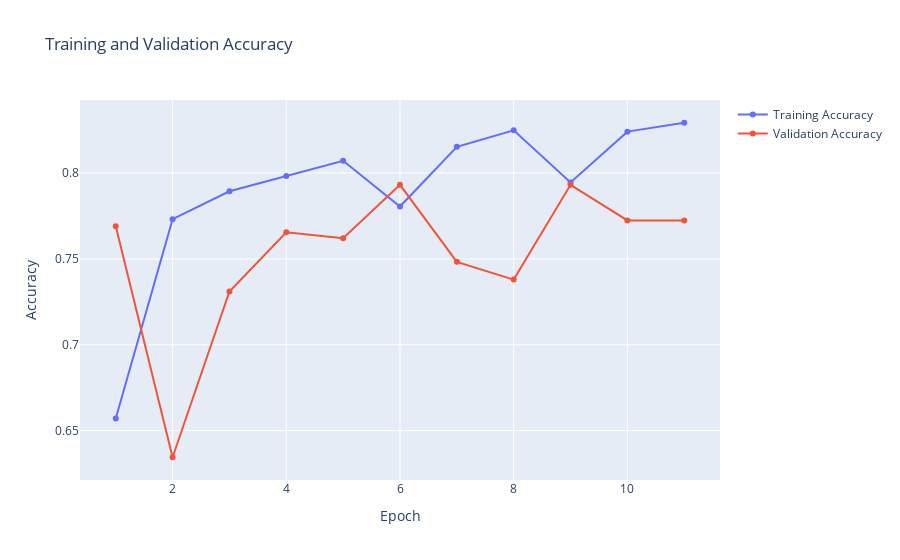
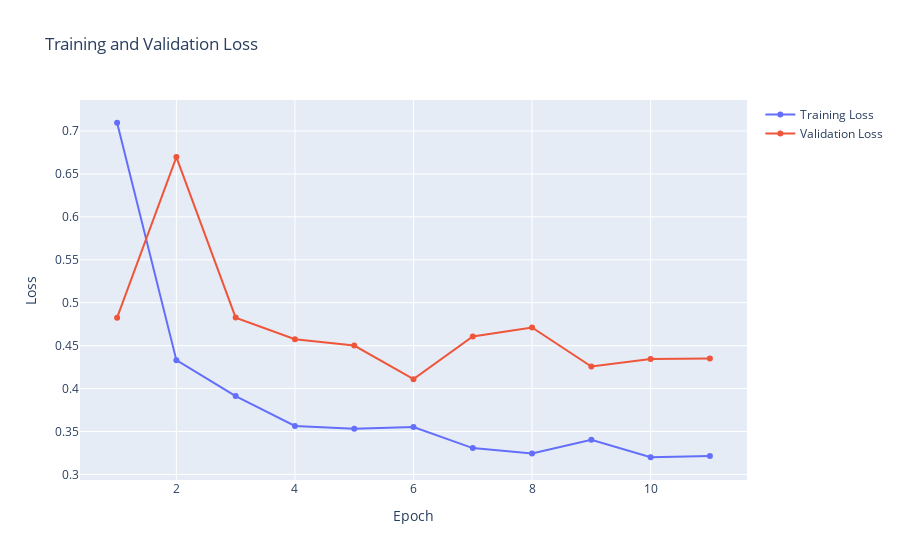

Notebook cell for these charts, in order:
### Code cell
#Plot the graph
history_plot(epochs, history)

### Figure 1 — Plotly figure (JSON) as saved in the notebook; plotly's stock layout.template omitted (floating-point values rounded to 4 significant figures)
{"data": [{"name": "Training Accuracy", "type": "scatter", "x": [1, 2, 3, 4, 5, 6, 7, 8, 9, 10, 11, 12, 13, 14, 15, 16, 17, 18, 19, 20, 21, 22, 23, 24, 25, 26, 27, 28, 29, 30, 31, 32, 33, 34, 35, 36, 37, 38, 39, 40, 41, 42, 43, 44, 45, 46, 47, 48, 49, 50], "y": [0.6571, 0.7731, 0.7894, 0.7982, 0.8071, 0.7805, 0.8152, 0.8248, 0.7945, 0.8241, 0.8293]}, {"name": "Validation Accuracy", "type": "scatter", "x": [1, 2, 3, 4, 5, 6, 7, 8, 9, 10, 11, 12, 13, 14, 15, 16, 17, 18, 19, 20, 21, 22, 23, 24, 25, 26, 27, 28, 29, 30, 31, 32, 33, 34, 35, 36, 37, 38, 39, 40, 41, 42, 43, 44, 45, 46, 47, 48, 49, 50], "y": [0.769, 0.6345, 0.731, 0.7655, 0.7621, 0.7931, 0.7483, 0.7379, 0.7931, 0.7724, 0.7724]}], "layout": {"autosize": true, "title": {"text": "Training and Validation Accuracy"}, "xaxis": {"anchor": "y", "autorange": true, "domain": [0, 1], "range": [0.3881, 11.61], "title": {"text": "Epoch"}, "type": "linear"}, "yaxis": {"anchor": "x", "autorange": true, "domain": [0, 1], "range": [0.6184, 0.8453], "title": {"text": "Accuracy"}, "type": "linear"}}}

### Figure 2 — Plotly figure (JSON) as saved in the notebook; plotly's stock layout.template omitted (floating-point values rounded to 4 significant figures)
{"data": [{"name": "Training Loss", "type": "scatter", "x": [1, 2, 3, 4, 5, 6, 7, 8, 9, 10, 11, 12, 13, 14, 15, 16, 17, 18, 19, 20, 21, 22, 23, 24, 25, 26, 27, 28, 29, 30, 31, 32, 33, 34, 35, 36, 37, 38, 39, 40, 41, 42, 43, 44, 45, 46, 47, 48, 49, 50], "y": [0.7095, 0.433, 0.3912, 0.3564, 0.3532, 0.3551, 0.3307, 0.3243, 0.3404, 0.32, 0.3216]}, {"name": "Validation Loss", "type": "scatter", "x": [1, 2, 3, 4, 5, 6, 7, 8, 9, 10, 11, 12, 13, 14, 15, 16, 17, 18, 19, 20, 21, 22, 23, 24, 25, 26, 27, 28, 29, 30, 31, 32, 33, 34, 35, 36, 37, 38, 39, 40, 41, 42, 43, 44, 45, 46, 47, 48, 49, 50], "y": [0.4826, 0.6696, 0.4826, 0.4575, 0.4501, 0.411, 0.4606, 0.4712, 0.4256, 0.4344, 0.4351]}], "layout": {"autosize": true, "title": {"text": "Training and Validation Loss"}, "xaxis": {"anchor": "y", "autorange": true, "domain": [0, 1], "range": [0.3899, 11.61], "title": {"text": "Epoch"}, "type": "linear"}, "yaxis": {"anchor": "x", "autorange": true, "domain": [0, 1], "range": [0.2879, 0.7417], "title": {"text": "Loss"}, "type": "linear"}}}
